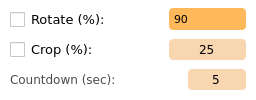
          <widget class="QFrame" name="verticalFrame_2">
           <property name="styleSheet">
            <string notr="true">background-color: rgb(255, 255, 255);
border-radius: 4px;</string>
           </property>
           <layout class="QVBoxLayout" name="verticalLayout_8" stretch="1,1,1">
            <property name="leftMargin">
             <number>5</number>
            </property>
            <property name="topMargin">
             <number>5</number>
            </property>
            <property name="rightMargin">
             <number>5</number>
            </property>
            <property name="bottomMargin">
             <number>5</number>
            </property>
            <item>
             <layout class="QHBoxLayout" name="horizontalLayout_12" stretch="2,1">
              <property name="spacing">
               <number>5</number>
              </property>
              <property name="leftMargin">
               <number>5</number>
              </property>
              <property name="rightMargin">
               <number>5</number>
              </property>
              <item>
               <widget class="QCheckBox" name="pyqt5_dynamic_odsc_checkbox_rotate">
                <property name="font">
                 <font>
                  <family>Verdana</family>
                  <pointsize>10</pointsize>
                  <weight>50</weight>
                  <bold>false</bold>
                 </font>
                </property>
                <property name="layoutDirection">
                 <enum>Qt::LeftToRight</enum>
                </property>
                <property name="styleSheet">
                 <string notr="true">QCheckBox::indicator
{
width: 15px;
height: 15px;

}

QCheckBox::indicator::unchecked
{
	image: url(:/ui/resources/checkbox/checkbox_unchecked.png);
}

QCheckBox::indicator:unchecked:hover
{
	image: url(:/ui/resources/checkbox/checkbox_unchecked_hover.png);
}

QCheckBox::indicator:unchecked:pressed
{
	image: url(:/ui/resources/checkbox/checkbox_unchecked_pressed.png);
}

QCheckBox::indicator::checked 
{
	image: url(:/ui/resources/checkbox/checkbox_checked.png);
}

QCheckBox::indicator:checked:hover 
{
	image: url(:/ui/resources/checkbox/checkbox_checked_hover.png);
}

QCheckBox::indicator:checked:pressed 
{
	image: url(:/ui/resources/checkbox/checkbox_checked_pressed.png);
}</string>
                </property>
                <property name="text">
                 <string>Rotate (%):</string>
                </property>
               </widget>
              </item>
              <item>
               <widget class="QComboBox" name="pyqt5_dynamic_odsc_combo_rotation">
                <property name="minimumSize">
                 <size>
                  <width>0</width>
                  <height>22</height>
                 </size>
                </property>
                <property name="font">
                 <font>
                  <family>Verdana</family>
                  <pointsize>8</pointsize>
                 </font>
                </property>
                <property name="styleSheet">
                 <string notr="true">QComboBox
{
border-radius: 4px;
padding-left: 5px;
background-color: rgb(255, 184, 90);
}

QComboBox:hover
{
background-color: rgb(248,214,176);
}

QComboBox::drop-down{
background-color: transparent;
border-radius: 4px;
}

QComboBox::drop-down:hover{
background-color: transparent;
}

QComboBox::down-arrow
{
image: url(:/ui/resources/dropdown/dropdown_arrow.png);
margin-right: 5px;
}

QComboBox QListView {
background-color: rgb(255, 184, 90);
padding:4px;
}

QComboBox QListView::item {
padding:15px;
}

</string>
                </property>
                <property name="editable">
                 <bool>false</bool>
                </property>
                <property name="currentIndex">
                 <number>0</number>
                </property>
                <property name="frame">
                 <bool>true</bool>
                </property>
                <item>
                 <property name="text">
                  <string>90</string>
                 </property>
                </item>
                <item>
                 <property name="text">
                  <string>180</string>
                 </property>
                </item>
                <item>
                 <property name="text">
                  <string>270</string>
                 </property>
                </item>
               </widget>
              </item>
             </layout>
            </item>
            <item>
             <layout class="QHBoxLayout" name="horizontalLayout_13" stretch="2,1">
              <property name="spacing">
               <number>5</number>
              </property>
              <property name="leftMargin">
               <number>5</number>
              </property>
              <property name="rightMargin">
               <number>5</number>
              </property>
              <item>
               <widget class="QCheckBox" name="pyqt5_dynamic_odsc_checkbox_crop">
                <property name="font">
                 <font>
                  <family>Verdana</family>
                  <pointsize>10</pointsize>
                  <weight>50</weight>
                  <bold>false</bold>
                 </font>
                </property>
                <property name="layoutDirection">
                 <enum>Qt::LeftToRight</enum>
                </property>
                <property name="styleSheet">
                 <string notr="true">QCheckBox::indicator
{
width: 15px;
height: 15px;

}

QCheckBox::indicator::unchecked
{
	image: url(:/ui/resources/checkbox/checkbox_unchecked.png);
}

QCheckBox::indicator:unchecked:hover
{
	image: url(:/ui/resources/checkbox/checkbox_unchecked_hover.png);
}

QCheckBox::indicator:unchecked:pressed
{
	image: url(:/ui/resources/checkbox/checkbox_unchecked_pressed.png);
}

QCheckBox::indicator::checked 
{
	image: url(:/ui/resources/checkbox/checkbox_checked.png);
}

QCheckBox::indicator:checked:hover 
{
	image: url(:/ui/resources/checkbox/checkbox_checked_hover.png);
}

QCheckBox::indicator:checked:pressed 
{
	image: url(:/ui/resources/checkbox/checkbox_checked_pressed.png);
}</string>
                </property>
                <property name="text">
                 <string>Crop (%):</string>
                </property>
               </widget>
              </item>
              <item>
               <widget class="QLineEdit" name="pyqt5_dynamic_odsc_entry_crop">
                <property name="enabled">
                 <bool>true</bool>
                </property>
                <property name="minimumSize">
                 <size>
                  <width>41</width>
                  <height>21</height>
                 </size>
                </property>
                <property name="font">
                 <font>
                  <family>Verdana</family>
                 </font>
                </property>
                <property name="styleSheet">
                 <string notr="true">border-radius: 4px;
padding: 1px;
background-color: rgb(248,214,176);
</string>
                </property>
                <property name="text">
                 <string>25</string>
                </property>
                <property name="alignment">
                 <set>Qt::AlignCenter</set>
                </property>
               </widget>
              </item>
             </layout>
            </item>
            <item>
             <layout class="QHBoxLayout" name="horizontalLayout_10" stretch="3,1">
              <property name="spacing">
               <number>5</number>
              </property>
              <property name="leftMargin">
               <number>5</number>
              </property>
              <property name="rightMargin">
               <number>5</number>
              </property>
              <item>
               <widget class="QLabel" name="static_odsc_label_06">
                <property name="font">
                 <font>
                  <family>Verdana</family>
                  <pointsize>9</pointsize>
                  <weight>50</weight>
                  <italic>false</italic>
                  <bold>false</bold>
                 </font>
                </property>
                <property name="styleSheet">
                 <string notr="true">color: rgb(75, 75, 75);</string>
                </property>
                <property name="text">
                 <string>Countdown (sec):</string>
                </property>
               </widget>
              </item>
              <item>
               <widget class="QLineEdit" name="pyqt5_dynamic_odsc_entry_delay">
                <property name="enabled">
                 <bool>true</bool>
                </property>
                <property name="minimumSize">
                 <size>
                  <width>41</width>
                  <height>21</height>
                 </size>
                </property>
                <property name="font">
                 <font>
                  <family>Verdana</family>
                 </font>
                </property>
                <property name="styleSheet">
                 <string notr="true">border-radius: 4px;
padding: 1px;
background-color: rgb(248,214,176);
</string>
                </property>
                <property name="text">
                 <string>5</string>
                </property>
                <property name="alignment">
                 <set>Qt::AlignCenter</set>
                </property>
               </widget>
              </item>
             </layout>
            </item>
           </layout>
          </widget>
